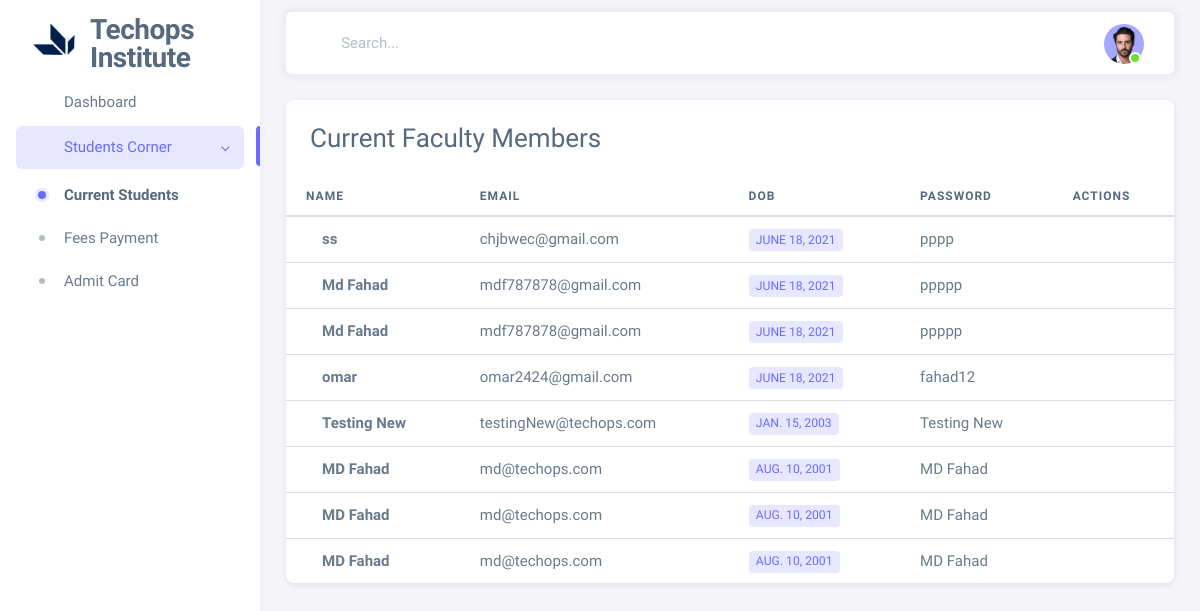
The app's page /faculty_list_student with its own data.
### techops/models.py (models this page shows)
class student(models.Model):
    student_name=models.CharField(max_length=50)
    student_fathername=models.CharField(max_length=50)
    student_mothername=models.CharField(max_length=50)
    student_email=models.EmailField(max_length=50)
    student_phoneno=models.IntegerField()
    student_dob=models.DateField(max_length=50)
    student_password=models.CharField(max_length=50)
    student_picture=models.CharField(max_length=255)

### techops/views.py (the view)
# urls.py: path('faculty_list_student', views.faculty_list_student),
def faculty_list_student(request):
    stu = student.objects.all()
    context = {'students': stu}
    return render(request, 'faculty_list_student.html', context)

### techops/templates/faculty_list_student.html (shortened to what this page needs)
{% load static %}
<!DOCTYPE html>
<html lang="en" class="light-style layout-menu-fixed" dir="ltr" data-theme="theme-default" data-assets-path="../assets/"
    data-template="vertical-menu-template-free">
<head>
    <link rel="stylesheet" href="{% static 'assets/vendor/fonts/boxicons.css' %}" />
    <link rel="stylesheet" href="{% static 'assets/vendor/css/core.css' %}" class="template-customizer-core-css" />
    <link rel="stylesheet" href="{% static 'assets/vendor/css/theme-default.css' %}"
        class="template-customizer-theme-css" />
    <link rel="stylesheet" href="{% static 'assets/css/demo.css' %}" />
    <link rel="stylesheet" href="{% static 'assets/vendor/libs/perfect-scrollbar/perfect-scrollbar.css' %}" />
</head>
<body>
    <div class="layout-wrapper layout-content-navbar">
        <div class="layout-container">
            <aside id="layout-menu" class="layout-menu menu-vertical menu bg-menu-theme">
                <div class="app-brand demo">
                    <a href="techops_dashboard" class="app-brand-link">
                        <span class="app-brand-logo demo">
                            <img src="{% static 'assets/img/logos/Techops_Icon_white_bg-removebg-preview.png' %}"
                                width="50px" alt="">
                        </span>
                        <span class="app-brand-text demo menu-text fw-bolder ms-2" style="text-transform: none;">Techops
                            <br>
                            Institute</span>
                    </a>
                </div>
                <ul class="menu-inner py-1">
                    <li class="menu-item">
                        <a href="techops_dashboard" class="menu-link">
                            <i class="menu-icon tf-icons bx bx-home-circle"></i>
                            <div data-i18n="Analytics">Dashboard</div>
                        </a>
                    </li>
                    <li class="menu-item active open">
                        <a href="javascript:void(0);" class="menu-link menu-toggle">
                            <i class="menu-icon tf-icons bx bx-layout"></i>
                            <div data-i18n="Layouts">Students Corner</div>
                        </a>
                        <ul class="menu-sub">
                            <li class="menu-item active">
                                <a href="techops_results" class="menu-link">
                                    <div data-i18n="Fluid">Current Students</div>
                                </a>
                            </li>
                            <li class="menu-item">
                                <a href="techops_feesPayment" class="menu-link">
                                    <div data-i18n="Blank">Fees Payment</div>
                                </a>
                            </li>
                            <li class="menu-item">
                                <a href="techops_admit_card" class="menu-link">
                                    <div data-i18n="Blank">Admit Card</div>
                                </a>
                            </li>
                        </ul>
                    </li>
                </ul>
            </aside>
            <div class="layout-page">
                <nav class="layout-navbar container-fluid navbar navbar-expand-xl navbar-detached align-items-center bg-navbar-theme"
                    id="layout-navbar">
                    <div class="navbar-nav-right d-flex align-items-center" id="navbar-collapse">
                        <div class="navbar-nav align-items-center">
                            <div class="nav-item d-flex align-items-center">
                                <i class="bx bx-search fs-4 lh-0"></i>
                                <input type="text" class="form-control border-0 shadow-none" placeholder="Search..."
                                    aria-label="Search..." />
                            </div>
                        </div>
                        <ul class="navbar-nav flex-row align-items-center ms-auto">
                            <li class="nav-item navbar-dropdown dropdown-user dropdown">
                                <a class="nav-link dropdown-toggle hide-arrow" href="javascript:void(0);"
                                    data-bs-toggle="dropdown">
                                    <div class="avatar avatar-online">
                                        <img src="{% static 'assets/img/avatars/1.png' %}" alt
                                            class="w-px-40 h-auto rounded-circle" />
                                    </div>
                                </a>
                            </li>
                        </ul>
                    </div>
                </nav>
                <div class="content-wrapper">
                    <div class="container-fluid flex-grow-1 container-p-y">
                        <div class="card">
                            <h3 class="card-header">Current Faculty Members</h3>
                            <div class="table-responsive text-nowrap ">
                                <table class="table">
                                    <thead>
                                        <tr>
                                            <th>Name</th>
                                            <th>Email</th>
                                            <th>DOB</th>
                                            <th>Password</th>
                                            <th>Actions</th>
                                        </tr>
                                    </thead>
                                    <tbody class="table-border-bottom-0">
                                        {% for i in students %}
                                        <tr>
                                            <td>
                                                <strong>{{i.student_name}}</strong>
                                            </td>
                                            <td>{{i.student_email}}</td>
                                            <td><span class="badge bg-label-primary me-1">{{i.student_dob}}</span>
                                            <td>{{i.student_password}}</td>
                                            </td>
                                            <td>
                                                <div class="dropdown">
                                                    <button type="button" class="btn p-0 dropdown-toggle hide-arrow"
                                                        data-bs-toggle="dropdown">
                                                        <i class="bx bx-dots-vertical-rounded"></i>
                                                    </button>
                                                </div>
                                            </td>
                                        </tr>
                                        {% endfor %}
                                    </tbody>
                                </table>
                            </div>
                        </div>
                    </div>
                </div>
            </div>
        </div>
    </div>
</body>
</html>

### techops/static/assets/css/demo.css (style rules this page uses)
.menu .app-brand.demo { height: 64px; margin-top: 12px; }
.app-brand-text.demo { font-size: 1.75rem; letter-spacing: -0.5px; text-transform: lowercase; }

### records on screen
student: student_name "ss", student_email "chjbwec@gmail.com", student_dob "JUNE 18, 2021", student_password "pppp"
student: student_name "Md Fahad", student_email "mdf787878@gmail.com", student_dob "JUNE 18, 2021", student_password "ppppp"
student: student_name "Md Fahad", student_email "mdf787878@gmail.com", student_dob "JUNE 18, 2021", student_password "ppppp"
student: student_name "omar", student_email "omar2424@gmail.com", student_dob "JUNE 18, 2021", student_password "fahad12"
student: student_name "Testing New", student_email "testingNew@techops.com", student_dob "JAN. 15, 2003", student_password "Testing New"
student: student_name "MD Fahad", student_email "md@techops.com", student_dob "AUG. 10, 2001", student_password "MD Fahad"
student: student_name "MD Fahad", student_email "md@techops.com", student_dob "AUG. 10, 2001", student_password "MD Fahad"
student: student_name "MD Fahad", student_email "md@techops.com", student_dob "AUG. 10, 2001", student_password "MD Fahad"
